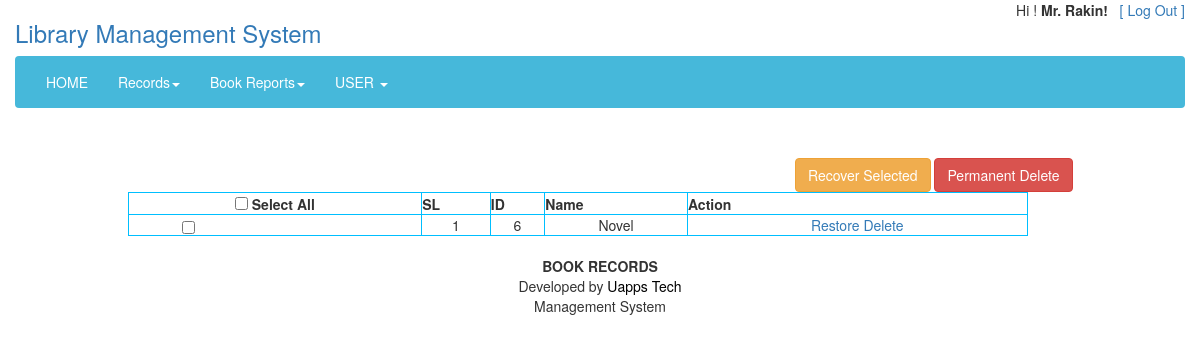
Screenshot of /views/trashview.php?id=category (signed in) with the database file from the repository.
### tables this page shows
CREATE TABLE `users` (
  `id` int(11) NOT NULL,
  `first_name` varchar(111) NOT NULL,
  `last_name` varchar(111) NOT NULL,
  `email` varchar(111) NOT NULL,
  `password` varchar(111) NOT NULL,
  `role` varchar(5) NOT NULL,
  `permission` varchar(2000) NOT NULL,
  `phone` varchar(111) NOT NULL,
  `address` varchar(333) NOT NULL,
  `email_verified` varchar(111) DEFAULT NULL
);

CREATE TABLE `category` (
  `id` int(11) NOT NULL,
  `name` varchar(50) DEFAULT NULL,
  `soft_delete` varchar(3) DEFAULT 'No'
);

### src/Model/Database.php (called while the page is built, shortened)
<?php
class Database
{
    public function __construct()
    {
        try{
            $this->DBH = new PDO('mysql:host=localhost;dbname=oopcrud', "root", "");
        }
        catch(PDOException $error){
           echo "Database Error: ". $error->getMessage();
        }
    }
}

### src/User/User.php (called while the page is built, shortened)
<?php
class User extends DB{
    public $email="";
    public function setData($data=array()){
        if(array_key_exists('email',$data)){
            $this->email=$data['email'];
        }
        return $this;
    }
    public function view(){
        $query=" SELECT * FROM users WHERE email = '$this->email'";
        $STH =$this->DBH->query($query);
        $STH->setFetchMode(PDO::FETCH_OBJ);
        return $STH->fetch();
    }
}

### src/Admin/Admin.php (called while the page is built, shortened)
<?php
class Admin extends DB
{
    public function trashview()
    {
        $sql = '';
        if ($_GET['id'] == 'category') {
            $sql = "select * from category WHERE soft_delete='Yes'";
        }
        $STH = $this->DBH->query($sql);
        $STH->setFetchMode(PDO::FETCH_OBJ);
        return $STH->fetchAll();
    }
}

### views/trashview.php (the view, shortened to what this page needs)
<?php
include ('header.php');
$objData= new \App\Admin\Admin();
$objData->setData($_GET);
$viewData=$objData->trashview();
$serial=1;
?>
    <form name="multiple" action="recovermultiple.php" method="post" id="multiple">
        <div class="container">
            <div class="row">
                <div class="col-sm-2"></div>
                <div class="col-sm-9" style="text-align: right">
                    <button type="submit" class="btn btn-warning">Recover Selected</button>
                    <button type="submit" class="btn btn-danger" id="delete">Permanent Delete</button>
                </div>
                <div class="col-sm-1"></div>
            </div>
        </div>
<div class="container">
<div class="row">
    <div class="col-sm-1"></div>
    <div class="col-sm-10">
            <?php
            if($_GET['id']=='category'){
                echo "<table id='resulttable' border='5' width='900px' style='border-spacing: 50px; border: deepskyblue; text-align: center;'> <tr><th style='text-align: center'><input id='select_all' type='checkbox' value='select all'> Select All</th><th>SL</th><th>ID</th><th>Name</th><th>Action</th></tr>";
                foreach ($viewData as $oneData){
                    echo "<tr><td style='padding-left:6%'><input type='checkbox' class='checkbox' name='mark[]' value='$oneData->id'><td>$serial</td><td>$oneData->id</td> <td>$oneData->name</td><td><a href=restore.php?id=$oneData->id&restoreid=".$_GET['id'].">Restore</a><a  href=harddelete.php?id=$oneData->id&deleteid=category>  Delete</a></td></tr>";
                    $serial++;
                }
                echo "</table>";
            }
            ?>
    </form>
    <div class="col-sm-1"></div>
<?php
include 'footer.php';
include 'footer_script.php';
?>

### views/header.php (shortened to what this page needs)
<?php
$obj= new User();
$obj->setData($_SESSION);
$singleUser = $obj->view();
?>
<!DOCTYPE html>
<html lang="en">
  <head>
      <link href="../resource/css/style.css" rel="stylesheet" type="text/css">
      <link href="../resource/css/bootstrap.min.css" rel="stylesheet">
      <link href="../resource/css/animate.min.css" rel="stylesheet">
      <link href="../resource/css/bootstrap-dropdownhover.min.css" rel="stylesheet">
      <link rel="stylesheet" type="text/css" href="../resource/bootstrap/css/daterangepicker.css" />
      <link rel="stylesheet" href="../resource/bootstrap/css/jquery-ui.css">
  </head>
  <body id="body">
	<div class="container headSection">
		<div class="row">
				<div class="row">
					<div class="col-md-9">
                        <a href="index.php"><h3>Library Management System</h3></a>
					</div>
					<div class="col-md-3 text-right">
                        <p>Hi ! <b><?php echo "<b>$singleUser->first_name $singleUser->last_name</b>"?>!</b> &nbsp; <a href="User/Authentication/logout.php">[ Log Out ]</a></p>
					</div>
				</div>
				<nav  class="navbar navbar-default navbar-static">
						<div style="padding-left:0px; padding-right:0px;" class="container">
							<div style="padding-top:0px; margin-top:0px;"  class="collapse navbar-collapse" id="myNavbar">
								<div style="padding-left:0px; padding-right:0px;" class="container">
								  <ul class="nav navbar-nav navbar-left">
									<li class="backg"><a href="index.php">HOME</a></li>
									<li class="dropdown">
										<a id="menu" href="" class="dropdown-toggle" data-toggle="dropdown" role="button" data-hover="dropdown" aria-haspopup="true" aria-expanded="false" data-animations="zoomIn zoomIn zoomIn zoomIn">Records<span class="caret"></span></a>
									</li>
									<li class="dropdown">
										<a id="menu" href="" class="dropdown-toggle" data-toggle="dropdown" role="button" data-hover="dropdown" aria-haspopup="true" aria-expanded="false" data-animations="zoomIn zoomIn zoomIn zoomIn">Book Reports<span class="caret"></span></a>
									</li>
									<li class="dropdown">
										<a id="menu" href="" class="dropdown-toggle" data-toggle="dropdown" role="button" data-hover="dropdown" aria-haspopup="true" aria-expanded="false" data-animations="zoomIn zoomIn zoomIn zoomIn">USER <span class="caret"></span></a>
									</li>
								  </ul>
								</div>
							</div>
						</div>
				</nav>
		</div>
	</div>
    <div class="text-center">
        <?php echo "<div style='height: 30px; text-align: center'> <div class='alert-success' id='message'> $msg</div> </div>"; ?>
    </div>

### resource/css/style.css (style rules this page uses)
#body { background-color: white; min-height:500px; }
.headSection .navbar-default { background-color: #46b8da; border-color: transparent; }
.navbar-default .navbar-left>li>a { color: #FFFFFF !important; }
#resulttable { border-width: thin; }

### rows the page displays
users: first_name "Mr.", last_name "Rakin"
category: id "6", name "Novel"
